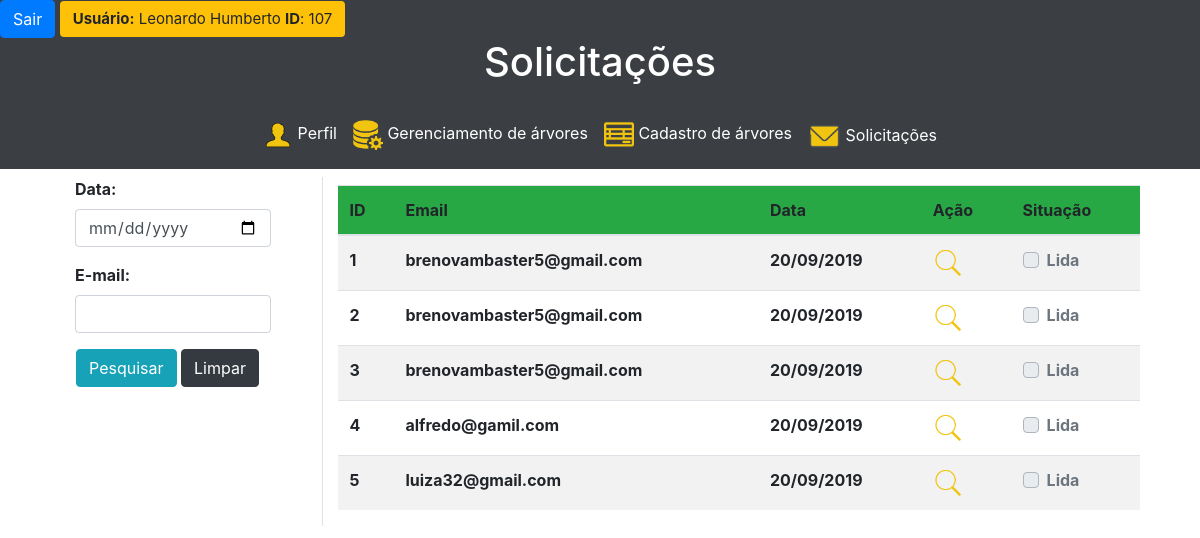
The page /user/solicitacoes.php (signed in) on the database as committed earlier.
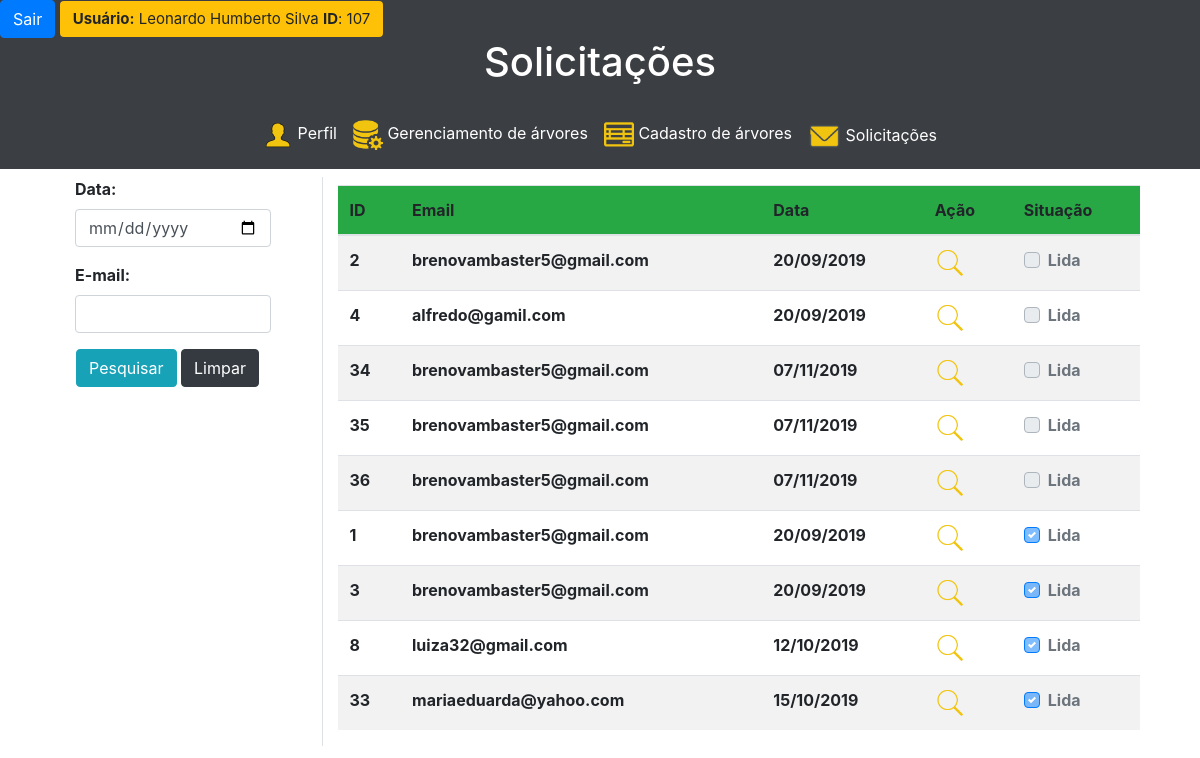
The same page on the database as committed later.
### tables this page shows
CREATE TABLE `solicita` (
  `IdSol` int(11) NOT NULL,
  `Nome` varchar(60) NOT NULL,
  `DataSol` date NOT NULL,
  `texto` varchar(350) NOT NULL,
  `EmailSol` varchar(50) NOT NULL,
  `statusSol` varchar(20) NOT NULL DEFAULT 'nao lido',
  `Fone` varchar(15) NOT NULL
);

### user/solicitacoes.php (the view, shortened to what this page needs)
<!doctype html>
<html lang="pt-br">
<head>
    <link rel="stylesheet" type="text/css" href="../css/perfil1.css">
    <link rel="stylesheet" href="https://stackpath.bootstrapcdn.com/bootstrap/4.3.1/css/bootstrap.min.css">
</head>
<body>
    <?php include('statusSession.php');   ?>
    <div class="top-total">
        <div class="menu">
            <h1> Solicitações </h1>
        </div>
        <?php include('navbar.php'); ?>
    </div>
    <div class="container row mx-auto ">
        <div class="pesquisa-form form-group bloco-form col-md-3 mt-2  border-right ">
            <form action="Solicitacoes.php" method="GET">
                <div class="form-group col-md-11 col-sm-9">
                    <label for="Especie"><b>Data:</b></label>
                    <input class="form-control" type="Date" name="data">
                </div>
                <div class="form-group col-md-11 col-sm-9 ">
                    <label for="email"><b>E-mail:</b></label>
                    <input type="email" class="form-control" name="email ">
                </div>
                <div class="ml-3">
                    <input type="submit" name="pesquisa" class="btn btn-info" value="Pesquisar">
                    <input type="reset" class="btn btn-dark" value="Limpar">
                </div>
            </form>
        </div>
        <?php
        require_once('../00 - BD/bd_conexao.php');
        $sql = " SELECT * FROM solicita  ORDER BY statusSol desc, DataSol ";
        $resultado = $con->query($sql);
        ?>
        <div class=" col-md-9 mt-3 table table-responsive">
            <table class="table table-striped  ">
                <thead>
                    <tr class="bg-success ">
                        <th scope="col">ID</th>
                        <th scope="col">Email</th>
                        <th scope="col">Data</th>
                        <th scope="col">Ação</th>
                        <th>Situação</th>
                    </tr>
                </thead>
                <tbody>
                    <?php while ($infoSol = mysqli_fetch_object($resultado)) { ?>
                        <tr>
                            <th> <?php echo $infoSol->IdSol; ?> </th>
                            <th> <?php echo $infoSol->EmailSol; ?> </th>
                            <th>
                                <?php
                                    $date = DateTime::createFromFormat('Y-m-d', $infoSol->DataSol);
                                    echo $date->format('d/m/Y');
                                    ?>
                            </th>
                            <th><a href="verSolicitacao.php?id=<?php echo $infoSol->IdSol; ?>  "> <img src="../img/ver.png" alt="ver" width="30px" height="30px"> </a></th>
                            <th>
                                <div class="custom-control custom-checkbox ">
                                    <?php if ($infoSol->statusSol == "nao lido") {   ?>
                                        <label class="custom-control-label " for="situacao">Lida</label>
                                    <?php } else { ?>
                                        <label class="custom-control-label " for="situacao">Lida</label>
                                    <?php } ?>
                                </div>
                            </th>
                        </tr>
                    <?php }
                    ?>
                </tbody>
            </table>
        </div>
    </div>
</body>
</html>

### user/statusSession.php (shortened to what this page needs)
<div class="sair">
	<button type="button" class="btn btn-primary" data-toggle="modal" data-target="#logoutModal">
		Sair
	</button>
	<span class="btn badge-warning" style="font-size: 15px;">
		<b>Usuário:</b> <?php echo  $_SESSION['validarSessao'];  ?> <b>ID</b>: <?php echo $_SESSION['IdUsu']; ?>
	</span>
</div>

### user/navbar.php (shortened to what this page needs)
<head>
    <link rel="stylesheet" type="text/css" href="../css/css_navbar.css">
</head>
<nav class="navbar navbar-expand-md navbar-dark  " style="background:#3b3e42;">
    <div class="collapse navbar-collapse  " id="navbarTogglerDemo03">
        <ul class="navbar-nav mx-auto mt-2 mt-lg-0 nav ">
            <li class="nav-item active">
                <a class="nav-link opc1" href="perfil.php"><img src="../img/perfil.png" alt="home" height="30px" width="30px"> Perfil </a>
            </li>
            <li class="nav-item active">
                <a class="nav-link opc1" href="gerenciamento_arvores.php"><img src="../img/gerenciamento_informacoes.png" alt="erroImg" height="30px" width="30px"> Gerenciamento de árvores</a>
            </li>
            <li class="nav-item active">
                <a class="nav-link opc1 " href="cadastro_arvores.php"> <img src="../img/cadastro.png" alt="cadastro" height="30px" width="30px"> Cadastro de árvores</a>
            </li>
            <li class="nav-item active">
                <a class="nav-link opc1 " href="solicitacoes.php"> <img src="../img/mensagem1.png" alt="solicitacoes" height="33px" width="33px"> Solicitações</a>
            </li>
        </ul>
    </div>
</nav>

### css/perfil1.css (style rules this page uses)
html, body { height: 100%; }
a { text-decoration: none; }
.menu { text-align: center; align-items: center; display: flex; flex-direction: row; flex-wrap: wrap; justify-content: center; background-color: #3b3e42; padding-bottom: 10px; }
h1 { color: #fff; }
.sair { float: letf; background-color: #3b3e42; }
.btn { background-color: #bcd3f7; }

Rows that differ between the two databases and show on the page:
removed solicita: IdSol "5", EmailSol "luiza32@gmail.com", DataSol "20/09/2019", statusSol "Lida"
changed solicita id 2: moves up the list
changed solicita "alfredo@gamil.com": moves up the list
added solicita: IdSol "34", EmailSol "brenovambaster5@gmail.com", DataSol "07/11/2019", statusSol "Lida"
added solicita: IdSol "35", EmailSol "brenovambaster5@gmail.com", DataSol "07/11/2019", statusSol "Lida"
added solicita: IdSol "36", EmailSol "brenovambaster5@gmail.com", DataSol "07/11/2019", statusSol "Lida"
changed solicita id 1: statusSol "nao lido" → "lido" (drawn)
changed solicita id 3: statusSol "nao lido" → "lido" (drawn)
added solicita: IdSol "8", EmailSol "luiza32@gmail.com", DataSol "12/10/2019", statusSol "Lida"
added solicita: IdSol "33", EmailSol "mariaeduarda@yahoo.com", DataSol "15/10/2019", statusSol "Lida"
Other text that changed with them:
$_SESSION['validarSessao']: "Leonardo Humberto" → "Leonardo Humberto Silva"
